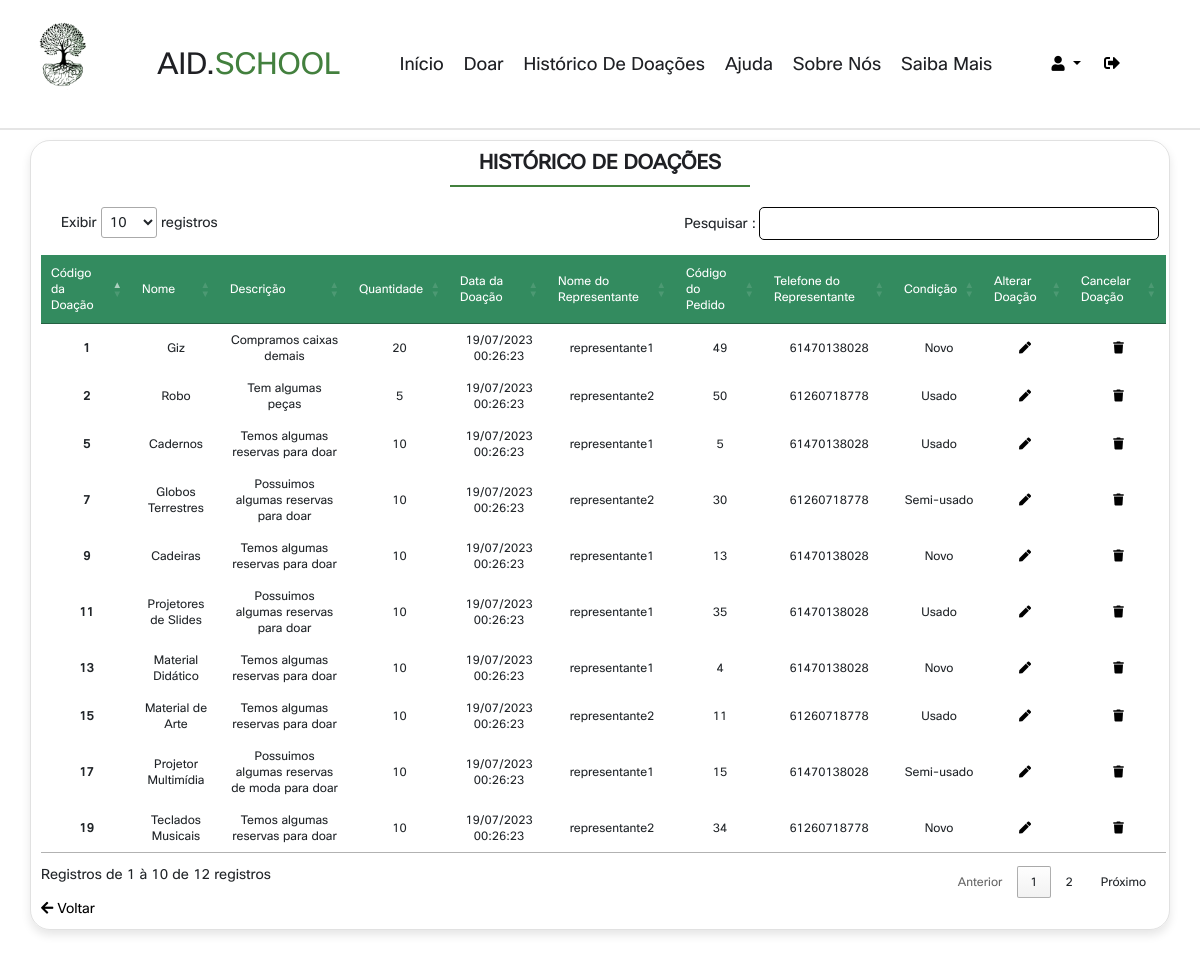
The page /VIEW/HistoricoDoador.php (signed in) on the database its author committed.
### tables this page shows
CREATE TABLE IF NOT EXISTS `doacao` (
  `iddoacao` INT(10) NOT NULL,
  `nomedoacao` VARCHAR(60) NOT NULL,
  `descricaodoacao` VARCHAR(60) NOT NULL,
  `quantidadedoacao` VARCHAR(60) NOT NULL,
  `datadoacao` TIMESTAMP NOT NULL DEFAULT CURRENT_TIMESTAMP() ON UPDATE CURRENT_TIMESTAMP(),
  `idrepresentante` INT(11) NOT NULL,
  `idpedido` INT(10) NOT NULL,
  `cpfdoador` VARCHAR(60) NOT NULL,
  PRIMARY KEY (`iddoacao`),
  INDEX `fk_doacao_representante1_idx` (`idrepresentante` ASC),
  INDEX `fk_doacao_pedido1_idx` (`idpedido` ASC),
  INDEX `fk_doacao_doador1_idx` (`cpfdoador` ASC),
  CONSTRAINT `fk_doacao_doador1`
    FOREIGN KEY (`cpfdoador`)
    REFERENCES `doador` (`cpfdoador`)
    ON DELETE CASCADE
    ON UPDATE CASCADE,
  CONSTRAINT `fk_doacao_pedido1`
    FOREIGN KEY (`idpedido`)
    REFERENCES `pedido` (`idpedido`)
    ON DELETE CASCADE
    ON UPDATE CASCADE,
  CONSTRAINT `fk_doacao_representante1`
    FOREIGN KEY (`idrepresentante`)
    REFERENCES `representante` (`idrepresentante`)
    ON DELETE CASCADE
    ON UPDATE CASCADE);

CREATE TABLE IF NOT EXISTS `representante` (
  `idrepresentante` INT(11) NOT NULL AUTO_INCREMENT,
  `nomerep` VARCHAR(60) NOT NULL,
  `cpfrep` VARCHAR(60) NOT NULL,
  `rgrep` VARCHAR(60) NOT NULL,
  `dtnascrep` DATE NOT NULL,
  `enderecorep` VARCHAR(60) NOT NULL,
  `emailrep` VARCHAR(60) NOT NULL,
  `telefonerep` VARCHAR(60) NOT NULL,
  `sexo` VARCHAR(60) NOT NULL,
  `idinstituto` INT(10) NOT NULL,
  `idusuario` INT(10) NOT NULL,
  PRIMARY KEY (`idrepresentante`),
  UNIQUE INDEX `matricula_UNIQUE` (`idrepresentante` ASC),
  UNIQUE INDEX `RG_UNIQUE` (`rgrep` ASC),
  UNIQUE INDEX `CPF_UNIQUE` (`cpfrep` ASC),
  INDEX `fk_representante_Instituto1_idx` (`idinstituto` ASC),
  INDEX `fk_representante_usuario1_idx` (`idusuario` ASC),
  CONSTRAINT `fk_representante_Instituto1`
    FOREIGN KEY (`idinstituto`)
    REFERENCES `instituto` (`idinstituto`)
    ON DELETE CASCADE
    ON UPDATE CASCADE,
  CONSTRAINT `fk_representante_usuario1`
    FOREIGN KEY (`idusuario`)
    REFERENCES `usuario` (`idusuario`)
    ON DELETE CASCADE
    ON UPDATE CASCADE);

CREATE TABLE IF NOT EXISTS `pedido` (
  `idpedido` INT(10) NOT NULL AUTO_INCREMENT,
  `nomepedido` VARCHAR(45) NOT NULL,
  `descricaopedido` VARCHAR(120) NOT NULL,
  `condicao` VARCHAR(60) NOT NULL,
  `status` INT NOT NULL DEFAULT 1 COMMENT '1==PENDENTE\n2==EM ANDAMENTO\n3==CONCLUIDO',
  `datapedido` TIMESTAMP NOT NULL DEFAULT CURRENT_TIMESTAMP() ON UPDATE CURRENT_TIMESTAMP(),
  `quantidadepedido` VARCHAR(45) NOT NULL,
  `idinstituto` INT(10) NOT NULL,
  `idrepresentante` INT(11) NOT NULL,
  PRIMARY KEY (`idpedido`),
  INDEX `fk_pedido_Instituto1_idx` (`idinstituto` ASC),
  INDEX `fk_pedido_representante1_idx` (`idrepresentante` ASC),
  CONSTRAINT `fk_pedido_Instituto1`
    FOREIGN KEY (`idinstituto`)
    REFERENCES `instituto` (`idinstituto`)
    ON DELETE CASCADE
    ON UPDATE CASCADE,
  CONSTRAINT `fk_pedido_representante1`
    FOREIGN KEY (`idrepresentante`)
    REFERENCES `representante` (`idrepresentante`)
    ON DELETE CASCADE
    ON UPDATE CASCADE);

### DAO/CONEXAO/CONEXAO.php (called while the page is built)
<?php
abstract class CONEXAO {
    private static $instance;
    public static function getInstance() {
        try {
            if (!isset(self::$instance)) {
                self::$instance = new PDO("mysql:host=localhost;dbname=dbdoar;charset=UTF8", "root", "");
                self::$instance->setAttribute(PDO::ATTR_ERRMODE, PDO::ERRMODE_EXCEPTION);
            }
            return self::$instance;
        } catch (PDOException $exc) {
            echo "Erro ao conectar o banco de dados :" . $exc->getMessage();
        }
    }
}
?>

### DAO/DoadorDAO.php (called while the page is built, shortened)
<?php
require_once 'CONEXAO/CONEXAO.php';
class DoadorDAO
{
    public $pdo = null;
    public function __construct()
    {
        $this->pdo = Conexao::getInstance();
    }
    public function PesquisaporID($idusuario)
    {
        try {
            $sql = "select * from doador where idusuario = ?;";
            $execucao = $this->pdo->prepare($sql);
            $execucao->bindValue(1, $idusuario);
            $execucao->execute();
            $pesquisa = $execucao->fetch(PDO::FETCH_ASSOC);
            return $pesquisa;
        } catch (PDOException $exc) {
            echo $exc->getMessage();
        }
    }
}

### DAO/DoacaoDAO.php (called while the page is built, shortened)
<?php
require_once 'CONEXAO/CONEXAO.php';
class DoacaoDAO {
    public $pdo = null;
    public function __construct() {
        $this->pdo = Conexao::getInstance();
    }
    public function PesquisarUmDoador($cpfdoador) {
        try {
            $sql = "SELECT *, date_format(datadoacao,'%d/%m/%Y %H:%i:%s')AS dataFormatada FROM doacao AS d INNER JOIN representante as r on d.idrepresentante=r.idrepresentante INNER JOIN pedido p on p.idpedido =d.idpedido WHERE cpfdoador = ?;";
            $execucao = $this->pdo->prepare($sql);
            $execucao->bindValue(1, $cpfdoador);
            $execucao->execute();
            $pesquisa = $execucao->fetchALL(PDO::FETCH_ASSOC);
            return $pesquisa;
        } catch (PDOException $exc) {
            echo $exc->getMessage();
        }
    }
}

### VIEW/HistoricoDoador.php (the view, shortened to what this page needs)
<?php
require_once '../DAO/DoacaoDAO.php';
require_once '../DAO/DoadorDAO.php';
?>
<!DOCTYPE html>
<html>
    <head>
        <link rel="stylesheet" href="https://cdnjs.cloudflare.com/ajax/libs/font-awesome/6.0.0/css/all.min.css">
        <link rel="stylesheet" href="https://cdnjs.cloudflare.com/ajax/libs/font-awesome/5.15.3/css/all.min.css" />
        <link rel="stylesheet" href="https://cdnjs.cloudflare.com/ajax/libs/bootstrap/4.6.1/css/bootstrap.min.css">
        <link rel="stylesheet" href="https://cdn.jsdelivr.net/npm/bootstrap@4.6.2/dist/css/bootstrap.min.css">
        <link rel="stylesheet" href="../CSS/Lista.css">
        <link rel="stylesheet" href="../CSS/footer-doador.css">
        <link rel="stylesheet" href="../CSS/NavbarperfilDoador.css">
        <link rel="stylesheet" type="text/css" href="//cdn.datatables.net/1.10.7/css/jquery.dataTables.css">
    </head>
    <body>
        <header class="header fixed-top">
            <div class="container">
                <div class="row align-items-center justify-content-between">
                    <img class="logo12" src="../IMAGES/logo sem fundo e texto.png" alt="logo do AID-SCHOOL">
                    <a href="InicioDoador.php" class="logo">AID.<span>SCHOOL</span></a>
                    <nav class="nav">
                        <a href="InicioDoador.php" target="_self">Início</a>
                        <a href="ListarPedidoDoador.php" target="_self">Doar</a>
                        <a href="HistoricoDoador.php" target="_self">Histórico de Doações</a>
                        <a href="AjudaDoador.php" target="_self">Ajuda</a>
                        <a href="SobrenosDoador.php" target="_self">Sobre Nós</a>
                        <a href="AjudaDoador.php" target="_self">Saiba mais</a>
                    </nav>
                    <div class="navbardrop">
                        <button type="button" class="dropdown-toggle" data-toggle="dropdown">
                            <i class="fas fa-user"></i>
                        </button>
                        <a onclick="confirmLogout()" target="_self">
                            <i class="fas fa-sign-out-alt" style="margin-left: 20px;"></i>
                        </a>
                    </div>
                </div>
            </div>
        </header>
        <?php
        $DoadorDAO = new DoadorDAO();
        $usuario = $_SESSION["idusuario"];
        $pesquisa = $DoadorDAO->PesquisaporID($usuario);
        $cpf = $pesquisa["cpfdoador"];
        $DoacaoDAO = new DoacaoDAO();
        $resultado = $DoacaoDAO->PesquisarUmDoador($cpf);
        ?>
        <div class="containerlistar">
            <h1 class="heading">Histórico de Doações </h1>
            <table id='dataTable'>
                <thead>
                    <tr>
                        <td>Código da Doação</td>
                        <td>Nome</td>
                        <td>Descrição</td>
                        <td>Quantidade</td>
                        <td>Data da Doação</td>
                        <td>Nome do Representante</td>
                        <td>Código do Pedido</td>
                        <td>Telefone do Representante</td>
                        <td>Condição</td>
                        <td>Alterar Doação</td>
                        <td>Cancelar Doação</td>
                    </tr>
                </thead>
                <tbody>
                    <?php
                    foreach ($resultado as $r) {
                        $iddoacao = $r["iddoacao"];
                        echo "<tr>";
                        echo "<td>{$r["iddoacao"]}</td>";
                        echo "<td>{$r["nomedoacao"]}</td>";
                        echo "<td>{$r["descricaodoacao"]}</td>";
                        echo "<td>{$r["quantidadedoacao"]}</td>";
                        echo "<td>{$r["dataFormatada"]}</td>";
                        echo "<td>{$r["nomerep"]}</td>";
                        echo "<td>{$r["idpedido"]}</td>";
                        echo "<td>{$r["telefonerep"]}</td>";
                        echo "<td>{$r["condicao"]}</td>";
                        echo "<td><a href='../VIEW/formAlterarDoacaoDoador.php?id=$iddoacao'><i class='fas fa-pen'></i></a></td>";
                        echo "<td><a href='../CONTROLLER/ApagarDoacaoDoador.php?id={$r["iddoacao"]}&idpedido={$r["idpedido"]}&quantidadepedido={$r["quantidadedoacao"]}' onclick='return confirmarApagar(event, {$r["idpedido"]})'<i class='fas fa-trash'></i></a></td>";
                        echo "</tr>";
                    }
                    ?>
                </tbody>
            </table>
            <a href="InicioDoador.php" class="left-button">
                <i class="fas fa-arrow-left"></i> Voltar
            </a>
        </div>
    </body>
</html>

### CSS/lista.css (style rules this page uses)
:root { --COR1:#43803E; --COR2:#6BCC62; --COR3:#145a0e; --COR4:#338b5f; --COR7:#1F2024; --font-Opensans: Open Sans, sans-serif; --font-Cisco-bold: font-CiscoSans; --font-Cisco-regular: font-CiscoSans2; --border:.2rem solid rgba(0,0,0,.1); --box-shadow:0 .5rem 1rem rgba(0,0,0,.1); }
.heading { text-align: center; font-size: 2rem; color: var(--COR7); text-transform: uppercase; font-weight: bolder; margin-bottom: rem; }
.heading::after { content: ""; display: block; width: 300px; height: 2px; background-color: var(--COR1); margin: 0 auto; margin-top: 10px; margin-bottom: 0px; }
a.left-button { text-decoration: none; color:black; }
.containerlistar { width: 95%; font-size: 14px; margin: 140 auto; padding: 10px; border: 1px solid #0000001e; border-collapse: collapse; border-radius: 20px; box-shadow:var(--box-shadow) ; }
table { width: 80%; margin-top: 0px; text-align: center; font-size: 12px; }
thead { background-color: var(--COR4); color:white; }
tbody td { padding: 10px; }
tbody td:first-child { font-weight: bold; border-collapse: collapse; }
tbody a { text-decoration: none; color: #000000; }
tbody i { margin-right: 5px; }

### CSS/footer-doador.css (style rules this page uses)
:root { --cor1: #038C5A; --cor2: #6E6875; --cor3: #E5DAF5; --cor4: #323036; --cor5: #CDC3DB; --corback: #1F2024; --font-menu: Nunito; }
body { line-height: 1.5; font-family: 'Poppins', sans-serif; }
* { margin:0; padding:0; box-sizing: border-box; }
.container { max-width: 1170px; margin:auto; }
.row { display: flex; flex-wrap: wrap; }

### CSS/NavbarperfilDoador.css (style rules this page uses)
:root { --COR1: #43803E; --COR2: #6BCC62; --COR3: #145a0e; --COR4: #338b5f; --COR7: #1F2024; --COR8: #ffffff; --COR10: #e7e7e7; --COR11: #024059; --COR12: #026873; --COR13: #0CABA8; --COR14: #015958; --COR15: #F28157; --COR16: #DB8244; --COR17: #FF9A75; --COR18: #BF6545; --font-Opensans: Open Sans, sans-serif; --font-Cisco-bold: font-CiscoSans; --font-Cisco-regular: font-CiscoSans2; --border: .2rem solid rgba(0, 0, 0, .1); --box-shadow: 0 .5rem 1rem rgba(0, 0, 0, .1); }
* { font-family: var(--font-Cisco-regular); margin: 0; padding: 0; box-sizing: border-box; outline: none; border: none; text-decoration: none !important; }
html { font-size: 62.5%; overflow-x: hidden; scroll-behavior: smooth; scroll-padding-top: 6.5rem; }
.dropdown-toggle { background-color: transparent; font-size: 15px; }
.fa-sign-out-alt { color: black; font-size: 16px; }
.navbardrop { margin-right: 60px; }
.header { padding: 2rem; border-bottom: var(--border); }
.logo12 { height: 11vh; margin: 0px; margin-bottom: 0px; }
.header .logo { display: inline-flex; align-items: center; font-size: 3rem; color: var(--COR7); margin: 0; }
.header .logo span { color: var(--COR1); }
.header .nav a { text-transform: capitalize; margin: 0 1rem; font-size: 1.8rem; color: var(--COR7); }

### rows shown on the page
doacao: iddoacao "1", nomedoacao "Giz", descricaodoacao "Compramos caixas demais", quantidadedoacao "20", dataFormatada "19/07/2023 00:26:23", idrepresentante.nomerep "representante1", idpedido.idpedido "49", idrepresentante.telefonerep "61470138028", idpedido.condicao "Novo"
doacao: iddoacao "2", nomedoacao "Robo", descricaodoacao "Tem algumas peças", quantidadedoacao "5", dataFormatada "19/07/2023 00:26:23", idrepresentante.nomerep "representante2", idpedido.idpedido "50", idrepresentante.telefonerep "61260718778", idpedido.condicao "Usado"
doacao: iddoacao "5", nomedoacao "Cadernos", descricaodoacao "Temos algumas reservas para doar", quantidadedoacao "10", dataFormatada "19/07/2023 00:26:23", idrepresentante.nomerep "representante1", idpedido.idpedido "5", idrepresentante.telefonerep "61470138028", idpedido.condicao "Usado"
doacao: iddoacao "7", nomedoacao "Globos Terrestres", descricaodoacao "Possuimos algumas reservas para doar", quantidadedoacao "10", dataFormatada "19/07/2023 00:26:23", idrepresentante.nomerep "representante2", idpedido.idpedido "30", idrepresentante.telefonerep "61260718778", idpedido.condicao "Semi-usado"
doacao: iddoacao "9", nomedoacao "Cadeiras", descricaodoacao "Temos algumas reservas para doar", quantidadedoacao "10", dataFormatada "19/07/2023 00:26:23", idrepresentante.nomerep "representante1", idpedido.idpedido "13", idrepresentante.telefonerep "61470138028", idpedido.condicao "Novo"
doacao: iddoacao "11", nomedoacao "Projetores de Slides", descricaodoacao "Possuimos algumas reservas para doar", quantidadedoacao "10", dataFormatada "19/07/2023 00:26:23", idrepresentante.nomerep "representante1", idpedido.idpedido "35", idrepresentante.telefonerep "61470138028", idpedido.condicao "Usado"
doacao: iddoacao "13", nomedoacao "Material Didático", descricaodoacao "Temos algumas reservas para doar", quantidadedoacao "10", dataFormatada "19/07/2023 00:26:23", idrepresentante.nomerep "representante1", idpedido.idpedido "4", idrepresentante.telefonerep "61470138028", idpedido.condicao "Novo"
doacao: iddoacao "15", nomedoacao "Material de Arte", descricaodoacao "Temos algumas reservas para doar", quantidadedoacao "10", dataFormatada "19/07/2023 00:26:23", idrepresentante.nomerep "representante2", idpedido.idpedido "11", idrepresentante.telefonerep "61260718778", idpedido.condicao "Usado"
doacao: iddoacao "17", nomedoacao "Projetor Multimídia", descricaodoacao "Possuimos algumas reservas de moda para doar", quantidadedoacao "10", dataFormatada "19/07/2023 00:26:23", idrepresentante.nomerep "representante1", idpedido.idpedido "15", idrepresentante.telefonerep "61470138028", idpedido.condicao "Semi-usado"
doacao: iddoacao "19", nomedoacao "Teclados Musicais", descricaodoacao "Temos algumas reservas para doar", quantidadedoacao "10", dataFormatada "19/07/2023 00:26:23", idrepresentante.nomerep "representante2", idpedido.idpedido "34", idrepresentante.telefonerep "61260718778", idpedido.condicao "Novo"
